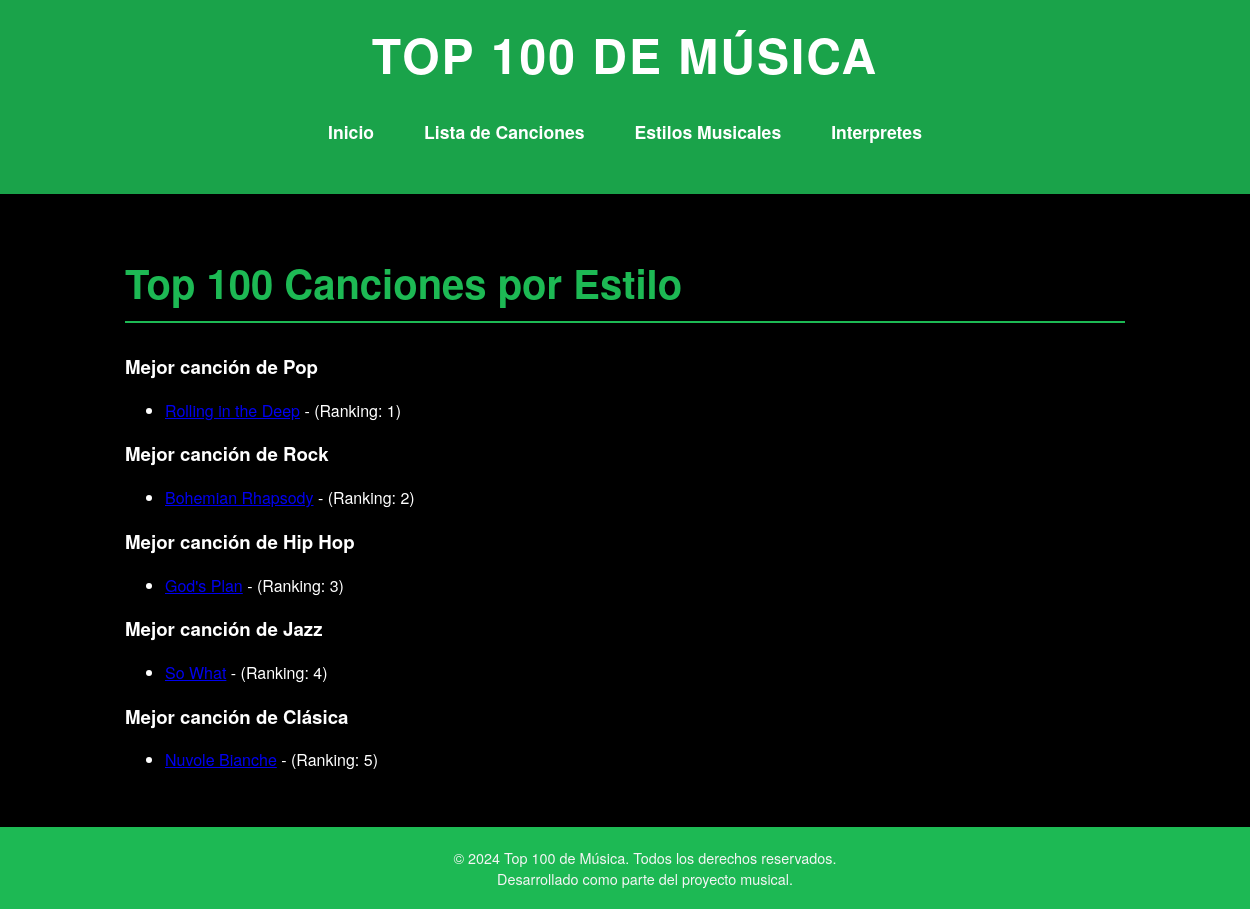
Screenshot of /appTop100Django/ with the database file from the repository.
### appTop100Django/models.py (models this page shows, shortened)
class Estilo(models.Model):
    nombre = models.CharField(max_length=50)
    descripcion = models.CharField(max_length=300)

class Cancion(models.Model):
    titulo = models.CharField(max_length=50)
    duracion = models.IntegerField(default=0)
    ranking = models.IntegerField(unique=True)
    fecha = models.DateField()
    estilo = models.ForeignKey(Estilo, on_delete=models.CASCADE)
    intepretes = models.ManyToManyField(Interprete)
    imagen = models.ImageField(upload_to='canciones/', blank=True, null=True)

### appTop100Django/views.py (the view)
# urls.py: path('', views.index, name='index'),
def index(request):
    estilos = Estilo.objects.all()  # Obtiene todos los estilos
    top_canciones_por_estilo = []
    for estilo in estilos:
        cancion = Cancion.objects.filter(estilo=estilo).order_by('-ranking').first()  # La mejor canción del estilo
        if cancion:
            top_canciones_por_estilo.append((estilo, cancion))  # Guarda una tupla (estilo, cancion)
    context = {
        'top_canciones_por_estilo': top_canciones_por_estilo,  # Cambiado el contexto
    }
    return render(request, 'index.html', context)

### appTop100Django/templates/index.html (shortened to what this page needs)
{% extends 'base.html' %}
{% block contenido %}
<h2>Top 100 Canciones por Estilo</h2>
{% for estilo, cancion in top_canciones_por_estilo %}
    <h3>Mejor canción de {{ estilo.nombre }}</h3>
    <ul>
        <li>
            <a href="{% url 'detalles_cancion' cancion.id %}">{{ cancion.titulo }}</a>
            - {{ cancion.interprete.nombre }} (Ranking: {{ cancion.ranking }})
        </li>
    </ul>
{% endfor %}
{% endblock %}

### appTop100Django/templates/base.html (shortened to what this page needs)
{% load static %}
<!DOCTYPE html>
<html lang="es">
<head>
    <link rel="stylesheet" href="{% static 'css/estilos.css' %}">
</head>
<body>
<header>
    <h1>Top 100 de Música</h1>
    <nav>
        <a href="{% url 'index' %}">Inicio</a>
        <a href="{% url 'lista_canciones' %}">Lista de Canciones</a>
        <a href="{% url 'lista_estilos' %}">Estilos Musicales</a>
        <a href="{% url 'lista_interpretes' %}">Interpretes</a>
    </nav>
</header>
<div class="container">
    {% block contenido %}{% endblock %}
</div>
<footer>
    <p>&copy; 2024 Top 100 de Música. Todos los derechos reservados.</p>
    <p>Desarrollado como parte del proyecto musical.</p>
</footer>
</body>
</html>

### appTop100Django/static/css/estilos.css (style rules this page uses)
body { font-family: 'Helvetica Neue', Arial, sans-serif; background-color: #000000; color: #ffffff; margin: 0; padding: 0; }
header { background-color: #1db954; padding: 20px; text-align: center; color: white; box-shadow: 0 4px 12px rgba(0, 0, 0, 0.4); position: sticky; top: 0; z-index: 1000; transition: background-color 0.3s; }
h1 { font-size: 3em; font-weight: 700; margin: 0; letter-spacing: 2px; text-transform: uppercase; color: #ffffff; animation: fadeIn 1s ease-out; }
nav { margin: 20px 0; display: flex; justify-content: center; align-items: center; gap: 20px; }
nav a { color: #ffffff; text-decoration: none; font-weight: bold; font-size: 1.1em; padding: 10px 15px; border-radius: 30px; transition: color 0.3s, background-color 0.3s; }
.container { width: 80%; max-width: 1200px; margin: 0 auto; padding: 40px 20px; animation: slideUp 1s ease-out; }
h2 { font-size: 2.5em; margin-top: 20px; color: #1db954; border-bottom: 2px solid #1db954; padding-bottom: 10px; margin-bottom: 30px; }
footer { background-color: #1db954; color: white; text-align: center; padding: 20px; position: relative; bottom: 0; width: 100%; box-shadow: 0 -2px 8px rgba(0, 0, 0, 0.4); }
footer p { margin: 0; font-size: 0.9em; color: #f5f5f5; }

### rows the page displays
Estilo: nombre "Pop", titulo "Rolling in the Deep", ranking "1"
Estilo: nombre "Rock", titulo "Bohemian Rhapsody", ranking "2"
Estilo: nombre "Hip Hop", titulo "God's Plan", ranking "3"
Estilo: nombre "Jazz", titulo "So What", ranking "4"
Estilo: nombre "Clásica", titulo "Nuvole Bianche", ranking "5"
